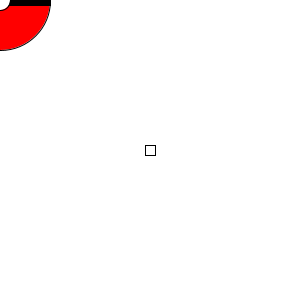
Frame 1 (no input)
Frame 60 (the mouse pressed at the canvas centre just before this capture): identical to frame 1, image omitted
Frame 120 (the mouse held since frame 60 and released just before this capture): blank canvas, image omitted

The Processing sketch that drew this single still picture (run headless with seeded random() and noise(); from frame 60 on, the mouse is pressed at the canvas centre):

// Processing sketch: processing_88971
// ── processing_88971.pde

void setup()
{
size (300,300);
rectMode(CENTER); //Made it centre to make it easier to move shapes with the mouse
rect(150,150,10,10); //To show where the mouse can't be
}
void draw()
{
  if (mouseX<140||mouseX>160||mouseY<140||mouseY>160) //So it will only work if the mouse is at least 10 away from the centre
  {
    
  background(255);
  rect(150,150,10,10);
  fill(255,0,0);
  ellipse(mouseX,mouseY,100,100);
  fill(0);
  rect(mouseX,mouseY,100,10);
  fill(255);
  ellipse(mouseX,mouseY,20,20); //Just a simple shape from ellipses and a rectangle
  
  }
  else
  
background (0); //Just to show it won't work properly if the mouse is in the centre
  
  
}
